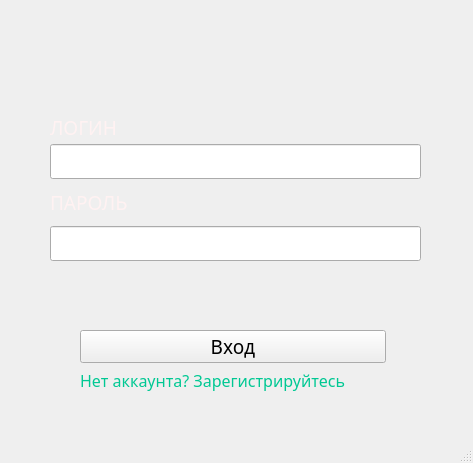
<?xml version="1.0" encoding="UTF-8"?>
<ui version="4.0">
 <class>LoginWindow</class>
 <widget class="QMainWindow" name="LoginWindow">
  <property name="enabled">
   <bool>true</bool>
  </property>
  <property name="geometry">
   <rect>
    <x>0</x>
    <y>0</y>
    <width>473</width>
    <height>463</height>
   </rect>
  </property>
  <property name="sizePolicy">
   <sizepolicy hsizetype="Fixed" vsizetype="Fixed">
    <horstretch>0</horstretch>
    <verstretch>0</verstretch>
   </sizepolicy>
  </property>
  <property name="minimumSize">
   <size>
    <width>473</width>
    <height>463</height>
   </size>
  </property>
  <property name="maximumSize">
   <size>
    <width>473</width>
    <height>463</height>
   </size>
  </property>
  <property name="font">
   <font>
    <family>Tahoma</family>
    <pointsize>10</pointsize>
   </font>
  </property>
  <property name="windowTitle">
   <string>login</string>
  </property>
  <property name="styleSheet">
   <string notr="true"/>
  </property>
  <widget class="QWidget" name="centralwidget">
   <widget class="QWidget" name="verticalLayoutWidget">
    <property name="geometry">
     <rect>
      <x>50</x>
      <y>-20</y>
      <width>371</width>
      <height>281</height>
     </rect>
    </property>
    <layout class="QVBoxLayout" name="verticalLayout">
     <item>
      <widget class="QLabel" name="label4">
       <property name="sizePolicy">
        <sizepolicy hsizetype="Fixed" vsizetype="Fixed">
         <horstretch>0</horstretch>
         <verstretch>0</verstretch>
        </sizepolicy>
       </property>
       <property name="minimumSize">
        <size>
         <width>0</width>
         <height>90</height>
        </size>
       </property>
       <property name="maximumSize">
        <size>
         <width>16666666</width>
         <height>16666666</height>
        </size>
       </property>
       <property name="font">
        <font>
         <family>Segoe MDL2 Assets</family>
         <pointsize>14</pointsize>
        </font>
       </property>
       <property name="styleSheet">
        <string notr="true">color: rgb(255, 242, 242);</string>
       </property>
       <property name="text">
        <string/>
       </property>
       <property name="alignment">
        <set>Qt::AlignCenter</set>
       </property>
      </widget>
     </item>
     <item>
      <widget class="QLabel" name="label_3">
       <property name="text">
        <string/>
       </property>
      </widget>
     </item>
     <item>
      <widget class="QLabel" name="label">
       <property name="sizePolicy">
        <sizepolicy hsizetype="Preferred" vsizetype="Preferred">
         <horstretch>0</horstretch>
         <verstretch>0</verstretch>
        </sizepolicy>
       </property>
       <property name="minimumSize">
        <size>
         <width>0</width>
         <height>0</height>
        </size>
       </property>
       <property name="maximumSize">
        <size>
         <width>166666</width>
         <height>21</height>
        </size>
       </property>
       <property name="font">
        <font>
         <family>Segoe MDL2 Assets</family>
         <pointsize>14</pointsize>
        </font>
       </property>
       <property name="styleSheet">
        <string notr="true">color: rgb(255, 242, 242);</string>
       </property>
       <property name="text">
        <string>ЛОГИН</string>
       </property>
      </widget>
     </item>
     <item>
      <widget class="QLineEdit" name="input_login">
       <property name="sizePolicy">
        <sizepolicy hsizetype="Preferred" vsizetype="Preferred">
         <horstretch>0</horstretch>
         <verstretch>0</verstretch>
        </sizepolicy>
       </property>
       <property name="font">
        <font>
         <family>Arial</family>
         <pointsize>14</pointsize>
         <weight>50</weight>
         <bold>false</bold>
        </font>
       </property>
      </widget>
     </item>
     <item>
      <widget class="QLabel" name="label_2">
       <property name="sizePolicy">
        <sizepolicy hsizetype="Fixed" vsizetype="Fixed">
         <horstretch>0</horstretch>
         <verstretch>0</verstretch>
        </sizepolicy>
       </property>
       <property name="minimumSize">
        <size>
         <width>0</width>
         <height>10</height>
        </size>
       </property>
       <property name="maximumSize">
        <size>
         <width>166666</width>
         <height>166666</height>
        </size>
       </property>
       <property name="font">
        <font>
         <family>Segoe MDL2 Assets</family>
         <pointsize>14</pointsize>
        </font>
       </property>
       <property name="styleSheet">
        <string notr="true">color: rgb(255, 242, 242);</string>
       </property>
       <property name="text">
        <string>ПАРОЛЬ</string>
       </property>
      </widget>
     </item>
     <item>
      <widget class="QLineEdit" name="input_password">
       <property name="sizePolicy">
        <sizepolicy hsizetype="Preferred" vsizetype="Preferred">
         <horstretch>0</horstretch>
         <verstretch>0</verstretch>
        </sizepolicy>
       </property>
       <property name="font">
        <font>
         <family>Arial</family>
         <pointsize>14</pointsize>
         <weight>50</weight>
         <bold>false</bold>
        </font>
       </property>
       <property name="echoMode">
        <enum>QLineEdit::Password</enum>
       </property>
      </widget>
     </item>
    </layout>
   </widget>
   <widget class="QWidget" name="verticalLayoutWidget_2">
    <property name="geometry">
     <rect>
      <x>80</x>
      <y>330</y>
      <width>306</width>
      <height>62</height>
     </rect>
    </property>
    <layout class="QVBoxLayout" name="verticalLayout_2">
     <item>
      <widget class="QPushButton" name="btn_sign_in">
       <property name="sizePolicy">
        <sizepolicy hsizetype="Preferred" vsizetype="Fixed">
         <horstretch>0</horstretch>
         <verstretch>0</verstretch>
        </sizepolicy>
       </property>
       <property name="font">
        <font>
         <family>Segoe MDL2 Assets</family>
         <pointsize>14</pointsize>
         <weight>50</weight>
         <bold>false</bold>
        </font>
       </property>
       <property name="text">
        <string>Вход</string>
       </property>
      </widget>
     </item>
     <item>
      <widget class="ClickableLabel" name="label_check_in">
       <property name="sizePolicy">
        <sizepolicy hsizetype="Fixed" vsizetype="Fixed">
         <horstretch>0</horstretch>
         <verstretch>0</verstretch>
        </sizepolicy>
       </property>
       <property name="minimumSize">
        <size>
         <width>0</width>
         <height>0</height>
        </size>
       </property>
       <property name="maximumSize">
        <size>
         <width>1666666</width>
         <height>1666666</height>
        </size>
       </property>
       <property name="font">
        <font>
         <family>Segoe MDL2 Assets</family>
         <pointsize>12</pointsize>
        </font>
       </property>
       <property name="cursor">
        <cursorShape>PointingHandCursor</cursorShape>
       </property>
       <property name="styleSheet">
        <string notr="true">color: rgb(0, 200, 147);</string>
       </property>
       <property name="text">
        <string>Нет аккаунта? Зарегистрируйтесь</string>
       </property>
      </widget>
     </item>
    </layout>
   </widget>
  </widget>
  <widget class="QStatusBar" name="statusbar">
   <property name="font">
    <font>
     <family>Tahoma</family>
     <pointsize>12</pointsize>
    </font>
   </property>
   <property name="styleSheet">
    <string notr="true">color: rgb(255, 0, 0);</string>
   </property>
  </widget>
 </widget>
 <customwidgets>
  <customwidget>
   <class>ClickableLabel</class>
   <extends>QLabel</extends>
   <header>label</header>
  </customwidget>
 </customwidgets>
 <resources/>
 <connections/>
</ui>
